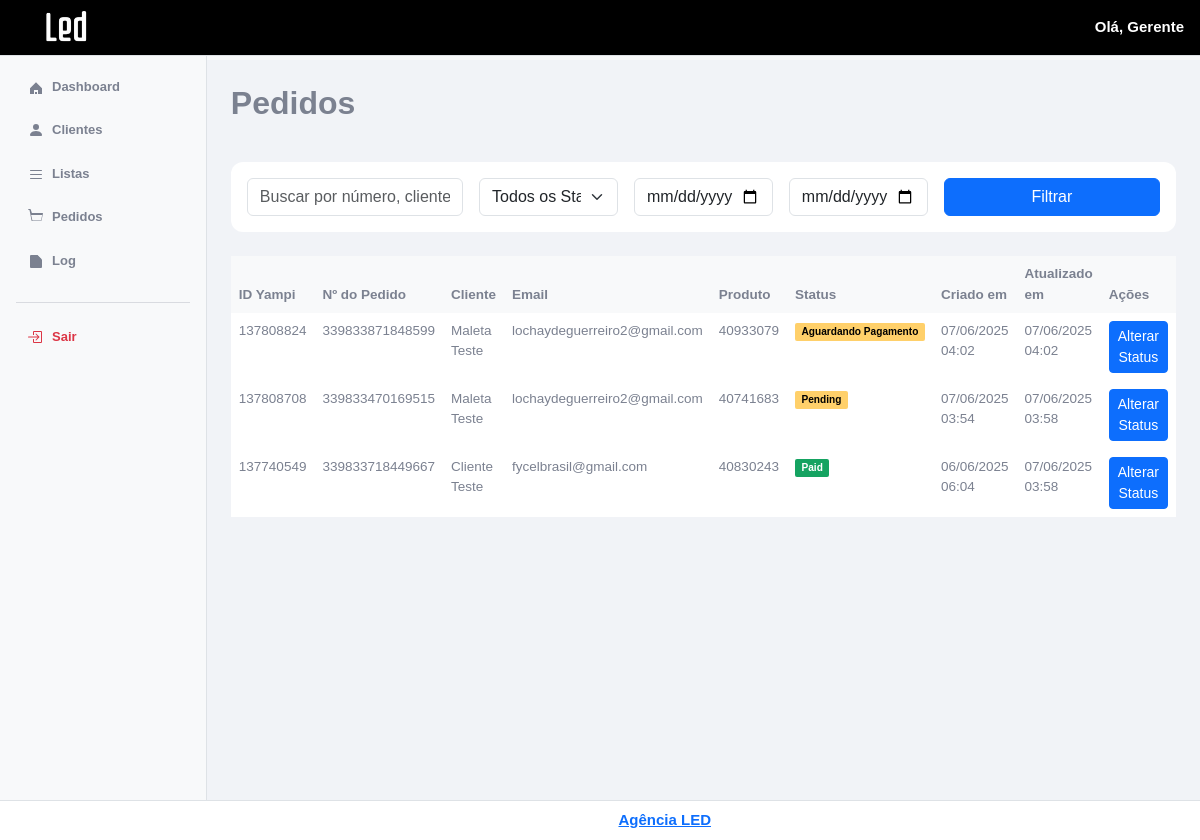
Page /adm/pedidos.php (signed in) on the committed database.
### tables this page shows
CREATE TABLE `orders` (
  `id` int(11) NOT NULL,
  `yampi_order_id` varchar(50) NOT NULL,
  `order_number` varchar(50) NOT NULL,
  `customer_email` varchar(255) NOT NULL,
  `customer_name` varchar(255) NOT NULL,
  `product_id` varchar(50) NOT NULL,
  `status` varchar(50) NOT NULL,
  `created_at` timestamp NOT NULL DEFAULT CURRENT_TIMESTAMP,
  `updated_at` timestamp NOT NULL DEFAULT CURRENT_TIMESTAMP ON UPDATE CURRENT_TIMESTAMP
);

### adm/pedidos.php (the view, shortened to what this page needs)
<?php
require '../conexao.php';
$search = isset($_GET['search']) ? $_GET['search'] : '';
$data_inicio = isset($_GET['data_inicio']) ? $_GET['data_inicio'] : '';
$data_fim = isset($_GET['data_fim']) ? $_GET['data_fim'] : '';
$query = "SELECT id, yampi_order_id, order_number, customer_name, customer_email, product_id, status, created_at, updated_at FROM orders WHERE 1=1";
$params = [];
$query .= " ORDER BY created_at DESC";
$page = isset($_GET['page']) ? (int)$_GET['page'] : 1;
$per_page = 10;
$offset = ($page - 1) * $per_page;
$query .= " LIMIT " . (int)$per_page . " OFFSET " . (int)$offset;
$stmt = $pdo->prepare($query);
$stmt->execute($params);
$pedidos = $stmt->fetchAll(PDO::FETCH_ASSOC);
?>
<!DOCTYPE html>
<html lang="pt-br">
<head>
  <link href="https://cdn.jsdelivr.net/npm/bootstrap@5.3.3/dist/css/bootstrap.min.css" rel="stylesheet">
  <link href="assets-admin/admin.css" rel="stylesheet">
  <link href="https://cdn.jsdelivr.net/npm/sweetalert2@11/dist/sweetalert2.min.css" rel="stylesheet">
</head>
<body>
<?php include 'partials/header.php'; ?>
<div class="d-flex">
  <?php include 'partials/sidebar.php'; ?>
  <main class="flex-grow-1 p-4 main-adm-content">
    <div class="d-flex justify-content-between align-items-center mb-4">
      <h2>Pedidos</h2>
    </div>
    <div class="card mb-4">
      <div class="card-body">
        <form method="GET" class="row g-3">
          <div class="col-md-3">
            <input type="text" class="form-control" name="search" placeholder="Buscar por número, cliente, email ou produto..." value="<?= htmlspecialchars($search) ?>">
          </div>
          <div class="col-md-2">
            <select name="status" class="form-select">
              <option value="">Todos os Status</option>
            </select>
          </div>
          <div class="col-md-2">
            <input type="date" class="form-control" name="data_inicio" value="<?= $data_inicio ?>" placeholder="Data Início">
          </div>
          <div class="col-md-2">
            <input type="date" class="form-control" name="data_fim" value="<?= $data_fim ?>" placeholder="Data Fim">
          </div>
          <div class="col-md-3">
            <button type="submit" class="btn btn-primary w-100">Filtrar</button>
          </div>
        </form>
      </div>
    </div>
    <div class="table-responsive">
      <table class="table table-bordered table-hover">
        <thead class="table-light">
          <tr>
            <th>ID Yampi</th>
            <th>Nº do Pedido</th>
            <th>Cliente</th>
            <th>Email</th>
            <th>Produto</th>
            <th>Status</th>
            <th>Criado em</th>
            <th>Atualizado em</th>
            <th>Ações</th>
          </tr>
        </thead>
        <tbody>
          <?php foreach ($pedidos as $pedido): ?>
            <tr>
              <td><?= htmlspecialchars($pedido['yampi_order_id']) ?></td>
              <td><?= htmlspecialchars($pedido['order_number']) ?></td>
              <td><?= htmlspecialchars($pedido['customer_name']) ?></td>
              <td><?= htmlspecialchars($pedido['customer_email']) ?></td>
              <td><?= htmlspecialchars($pedido['product_id']) ?></td>
              <td>
                <span class="badge <?=
                  $pedido['status'] === 'paid' ? 'tag-pago' :
                  ($pedido['status'] === 'pending' ? 'tag-pendente' :
                  ($pedido['status'] === 'cancelled' ? 'tag-cancelado' :
                  ($pedido['status'] === 'refused' ? 'tag-refe' : 'tag-pendente')))
                ?>">
                  <?= ucfirst($pedido['status']) ?>
                </span>
              </td>
              <td><?= date('d/m/Y H:i', strtotime($pedido['created_at'])) ?></td>
              <td><?= date('d/m/Y H:i', strtotime($pedido['updated_at'])) ?></td>
              <td>
                <button class="btn btn-sm btn-primary" onclick="editStatus('<?= $pedido['order_number'] ?>', '<?= $pedido['status'] ?>')">
                  Alterar Status
                </button>
              </td>
            </tr>
          <?php endforeach; ?>
        </tbody>
      </table>
    </div>
  </main>
</div>
<?php include 'partials/footer.php'; ?>
</body>
</html>

### adm/assets-admin/admin.css (style rules this page uses)
body { background-color: #f8f9fa; color: #7b8190!important; font-weight: 500; font-size: 13.5px; font-family: "Work Sans", sans-serif!important; }
.main-adm-content { background: #f1f3f7; margin-top: 60px; }
.main-adm-content td { color: #7b8190!important; font-family: "Work Sans", sans-serif!important; font-size: 13.5px; border-style: none; }
.main-adm-content tr { border-style: none!important; border-width: 0!important; }
.main-adm-content th { color: #7b8190!important; border-style: none; }
.main-adm-content .card { border: none!important; }
.card { border-radius: 0.75rem; }
h2 { font-weight: 600; margin-bottom: 1rem; }
.tag-pago { border-radius: 2px; background-color: #15a361!important; }
.tag-pendente { background: #ffd06a!important; border-radius: 2px; color: #000!important; }

### rows in the picture
orders: yampi_order "137808824", order_number "339833871848599", customer_name "Maleta Teste", customer_email "lochaydeguerreiro2@gmail.com", product "40933079", status "Aguardando Pagamento", created_at "07/06/2025 04:02", updated_at "07/06/2025 04:02"
orders: yampi_order "137808708", order_number "339833470169515", customer_name "Maleta Teste", customer_email "lochaydeguerreiro2@gmail.com", product "40741683", status "Pending", created_at "07/06/2025 03:54", updated_at "07/06/2025 03:58"
orders: yampi_order "137740549", order_number "339833718449667", customer_name "Cliente Teste", customer_email "fycelbrasil@gmail.com", product "40830243", status "Paid", created_at "06/06/2025 06:04", updated_at "07/06/2025 03:58"

### other values in the picture
$_SESSION['usuario'] "Gerente"
